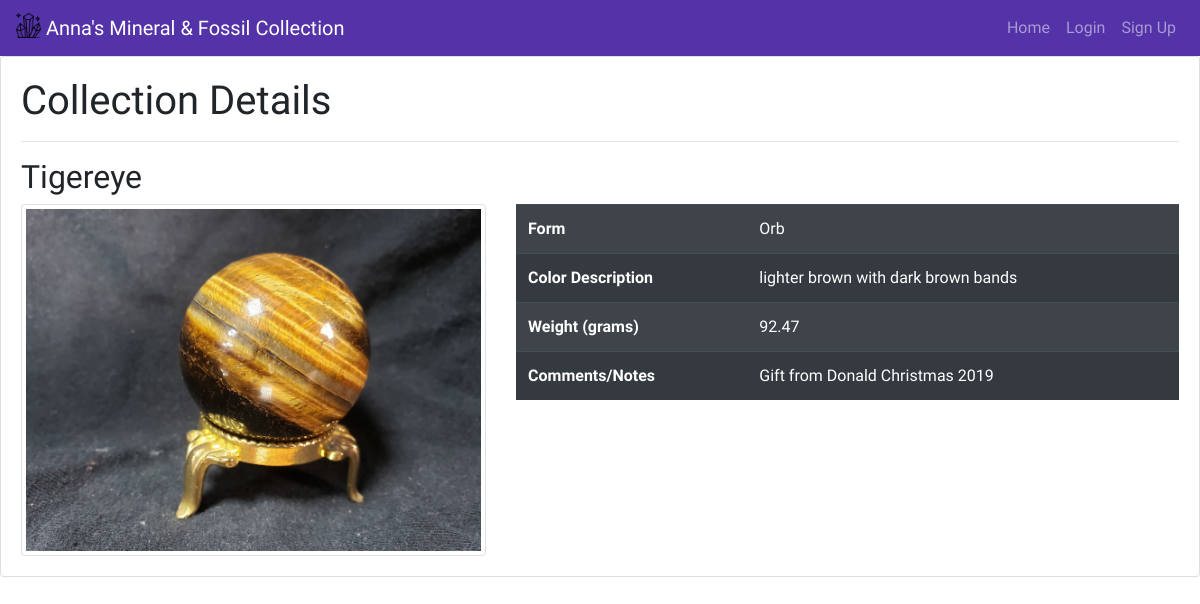
Page /mineraldetails.php?id=2 on the committed database.
### tables this page shows
CREATE TABLE `mineral_collection` (
  `id` int NOT NULL AUTO_INCREMENT,
  `mineral_name` varchar(255) NOT NULL,
  `color_description` varchar(255) NOT NULL,
  `weight_in_grams` decimal(10,2) NOT NULL,
  `mineral_form` varchar(255) NOT NULL,
  `comments` text,
  `image_file` varchar(255) NOT NULL,
  PRIMARY KEY (`id`)
);

### queryutils.php (called while the page is built, shortened)
<?php
function parameterizedQuery($dbc, $sql_query, $data_types, ...$query_parameters)
{
    $ret_val = false;
    if ($stmt = mysqli_prepare($dbc, $sql_query))
    {
        if (mysqli_stmt_bind_param($stmt, $data_types, ...$query_parameters)
                && mysqli_stmt_execute($stmt))
        {
            $ret_val = mysqli_stmt_get_result($stmt);
        }
    }
    return $ret_val;
}

### mineraldetails.php (the view, shortened to what this page needs)
<?php
  $page_title = ML_DETAILS_PAGE;
?>
<!DOCTYPE html>
<html>
  <head>
    <link rel="stylesheet"
          href="https://stackpath.bootstrapcdn.com/bootstrap/4.2.1/css/bootstrap.min.css"
>
  </head>
  <body>
  <?php
    require_once('navmenu.php');
  ?>
    <div class="card">
      <div class="card-body">
        <h1>Collection Details</h1>
        <hr/>
        <?php
            if (isset($_GET['id'])):
                require_once('queryutils.php');
                $id = $_GET['id'];
                $dbc = mysqli_connect(DB_HOST, DB_USER, DB_PASSWORD, DB_NAME)
                        or trigger_error('Error connecting to MySQL server for DB_NAME.', E_USER_ERROR);
                $query = "SELECT * FROM mineral_collection WHERE id = ?";
                $result = parameterizedQuery($dbc, $query, 'i', $id)
                        or trigger_error('Error querying database Mineral', E_USER_ERROR);
                if (mysqli_num_rows($result) == 1):
                    $row = mysqli_fetch_assoc($result);
                    $mineral_image_file = $row['image_file'];
            ?>
        <h2> <?=$row['mineral_name']?> </h2>
        <div class="row">
          <div class="col-5">
            <img src="<?=$mineral_image_file?>" class="img-thumbnail" style="max-height: 500px;" alt="Mineral image">
          </div>
          <div class="col">
            <table class="table table-striped table-dark">
              <tbody>
                <tr>
                  <th scope="row">Form</th>
                  <td><?=$row['mineral_form']?></td>
                </tr>
                <tr>
                  <th scope="row">Color Description</th>
                  <td><?=$row['color_description']?></td>
                </tr>
                <tr>
                  <th scope="row">Weight (grams)</th>
                  <td><?=$row['weight_in_grams']?></td>
                </tr>
                <tr>
                  <th scope="row">Comments/Notes</th>
                  <td><?=$row['comments']?></td>
                </tr>
              </tbody>
            </table>
            <?php
                else:
            ?>
        <h3>No Mineral Details :-(</h3>
        <?php
                endif;
            else:
        ?>
        <h3>No Mineral Details :-(</h3>
        <?php
            endif;
        ?>
      </div>
    </div>
  </body>
</html>

### navmenu.php (shortened to what this page needs)
<?php
  $page_title = isset($page_title) ? $page_title : "";
?>
<nav class="navbar sticky-top navbar-expand-md navbar-dark" style="background-color: #5432a8;">
  <div class="d-flex justify-content-between w-100">
    <a class="navbar-brand" href=<?= dirname($_SERVER['PHP_SELF']) ?>>
      <img src="resources/mineral.png" width="25" height="25" class="d-inline-block align-top" alt="">
      <?= ML_HOME_PAGE ?>
    <div class="collapse navbar-collapse" id="navbarNavAltMarkup">
      <div class="navbar-nav ml-auto">
        <a class="nav-item nav-link<?= $page_title == ML_HOME_PAGE ? ' active' : '' ?>" href=<?= dirname($_SERVER['PHP_SELF']) ?>>Home </a>
        <?php if (!isset($_SESSION['user_name'])): ?>
          <a class="nav-item nav-link<?= $page_title == ML_LOGIN_PAGE ? ' active' : '' ?>" href="login.php">Login</a>
          <a class="nav-item nav-link<?= $page_title == ML_SIGNUP_PAGE ? ' active' : '' ?>" href="signup.php">Sign Up</a>
        <?php else: ?>
          <a class='nav-item nav-link' href='logout.php'>Logout (<?=$_SESSION['user_name'] ?>)</a>
        <?php endif; ?>
      </div>
    </div>
  </div>
</nav>

### mineraldetails.php (style rules this page uses)
body { font-family: Arima; }

### navmenu.php (style rules this page uses)
.nav-item, .navbar { font-family: Arima; }

### rows in the picture
mineral_collection: mineral_name "Tigereye", image_file (picture), mineral_form "Orb", color_description "lighter brown with dark brown bands", weight_in_grams "92.47", comments "Gift from Donald Christmas 2019"

### other values in the picture
ML_HOME_PAGE "Anna's Mineral & Fossil Collection"
